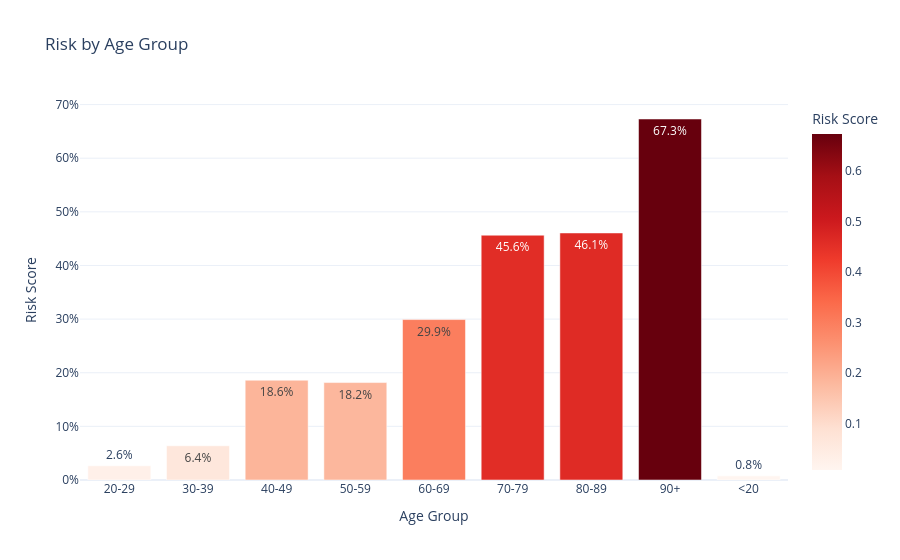

The cell this chart's notebook holds for it:
### Markdown cell above
### Age Analyse

### Code cell
df_analyze['age_group'] = pd.cut(
    df_analyze['anchor_age'], 
    bins=[0, 20, 30, 40, 50, 60, 70, 80, 90, 120],  # 0-20, 20-30, ..., 90-120
    labels=['<20', '20-29', '30-39', '40-49', '50-59', '60-69', '70-79', '80-89', '90+']
)
df_analyze['age_group'] = df_analyze['age_group'].astype(str)

df_age_mean = df_analyze.groupby('age_group')['risk_score'].mean().reset_index()

fig2 = px.bar(
    df_age_mean, 
    x='age_group', 
    y='risk_score',
    text_auto='.1%',
    title='Risk by Age Group',
    labels={'risk_score': 'Risk Score', 'age_group': 'Age Group'},
    color='risk_score',
    color_continuous_scale='Reds',
    template="plotly_white"
)
fig2.update_layout(yaxis_tickformat='.0%')
fig2.show()

### Figure 1 — Plotly figure (JSON) as saved in the notebook; plotly's stock layout.template omitted (floating-point values rounded to 4 significant figures)
{"data": [{"hovertemplate": "Age Group=%{x}<br>Risk Score=%{marker.color}<extra></extra>", "legendgroup": "", "marker": {"color": [0.02648, 0.06383, 0.1861, 0.1817, 0.2991, 0.4564, 0.4606, 0.6731, 0.007724], "coloraxis": "coloraxis", "pattern": {"shape": ""}}, "name": "", "orientation": "v", "showlegend": false, "textposition": "auto", "texttemplate": "%{y:.1%}", "type": "bar", "x": ["20-29", "30-39", "40-49", "50-59", "60-69", "70-79", "80-89", "90+", "<20"], "xaxis": "x", "y": [0.02648, 0.06383, 0.1861, 0.1817, 0.2991, 0.4564, 0.4606, 0.6731, 0.007724], "yaxis": "y"}], "layout": {"barmode": "relative", "coloraxis": {"colorbar": {"title": {"text": "Risk Score"}}, "colorscale": [[0, "rgb(255,245,240)"], [0.125, "rgb(254,224,210)"], [0.25, "rgb(252,187,161)"], [0.375, "rgb(252,146,114)"], [0.5, "rgb(251,106,74)"], [0.625, "rgb(239,59,44)"], [0.75, "rgb(203,24,29)"], [0.875, "rgb(165,15,21)"], [1, "rgb(103,0,13)"]]}, "legend": {"tracegroupgap": 0}, "title": {"text": "Risk by Age Group"}, "xaxis": {"anchor": "y", "domain": [0, 1], "title": {"text": "Age Group"}}, "yaxis": {"anchor": "x", "domain": [0, 1], "tickformat": ".0%", "title": {"text": "Risk Score"}}}}
